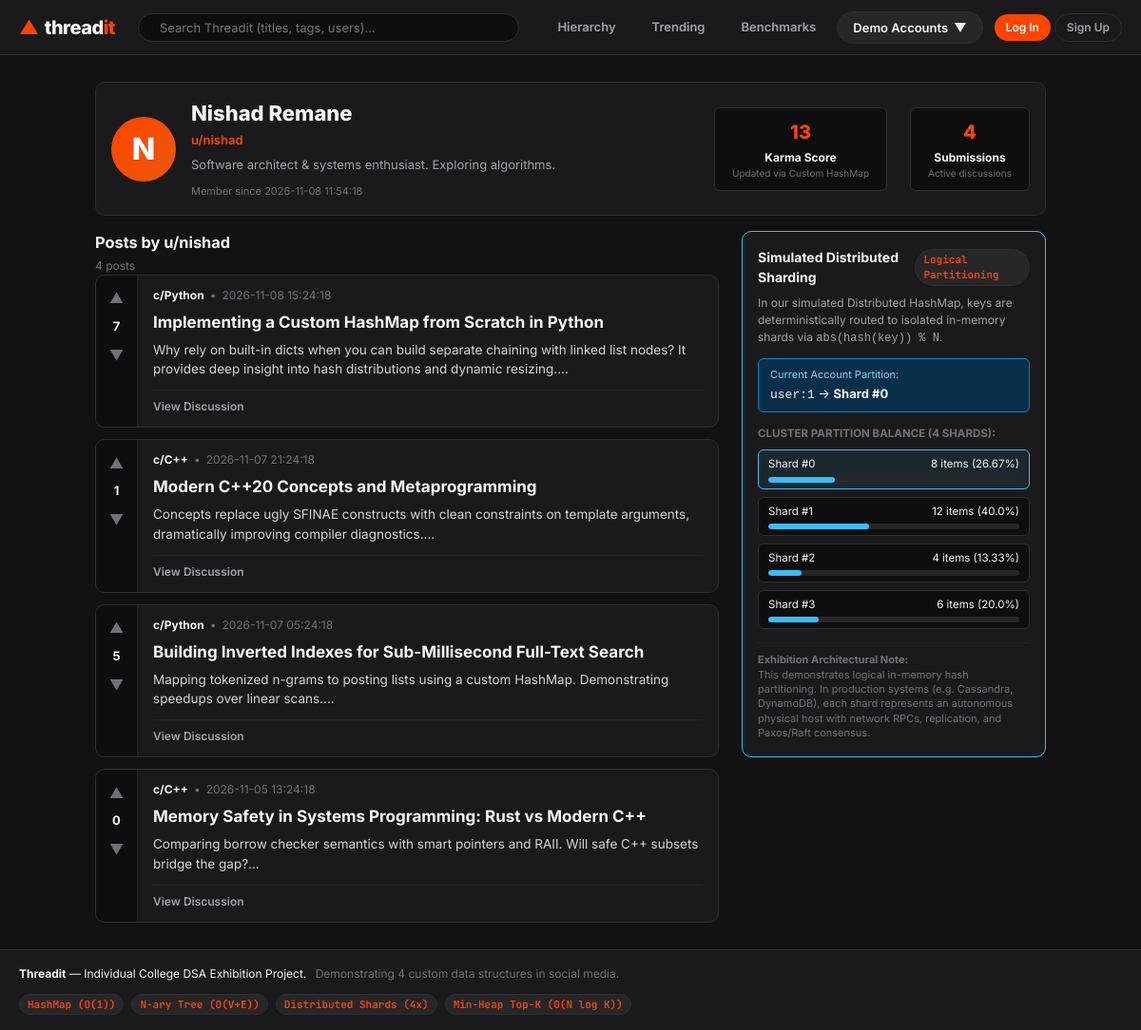
/u/nishad, run on the app's committed database.
### tables this page shows
CREATE TABLE users (
        id INTEGER PRIMARY KEY AUTOINCREMENT,
        username TEXT UNIQUE NOT NULL,
        display_name TEXT NOT NULL,
        password_hash TEXT NOT NULL,
        karma INTEGER DEFAULT 0,
        bio TEXT DEFAULT '',
        created_at TIMESTAMP DEFAULT CURRENT_TIMESTAMP
    );

CREATE TABLE posts (
        id INTEGER PRIMARY KEY AUTOINCREMENT,
        title TEXT NOT NULL,
        content TEXT NOT NULL,
        author_id INTEGER NOT NULL,
        community_id INTEGER NOT NULL,
        score INTEGER DEFAULT 0,
        upvotes INTEGER DEFAULT 0,
        downvotes INTEGER DEFAULT 0,
        created_at TIMESTAMP DEFAULT CURRENT_TIMESTAMP,
        updated_at TIMESTAMP DEFAULT CURRENT_TIMESTAMP,
        FOREIGN KEY (author_id) REFERENCES users (id) ON DELETE CASCADE,
        FOREIGN KEY (community_id) REFERENCES communities (id) ON DELETE CASCADE
    );

CREATE TABLE communities (
        id INTEGER PRIMARY KEY AUTOINCREMENT,
        name TEXT UNIQUE NOT NULL,
        slug TEXT UNIQUE NOT NULL,
        description TEXT DEFAULT '',
        parent_id INTEGER,
        created_at TIMESTAMP DEFAULT CURRENT_TIMESTAMP,
        FOREIGN KEY (parent_id) REFERENCES communities (id) ON DELETE SET NULL
    );

### app.py (the view)
@app.route("/u/<username>")
def view_profile(username):
    user = database.get_user_by_username(username.lower().strip(), DB_PATH)
    if not user:
        flash("User not found.", "danger")
        return redirect(url_for("index"))
    user_dict = dict(user)
    user_dict["karma"] = features.karma_manager.get_user_karma(user["id"])
    shard_id = features.karma_manager.distributed_store.get_shard_id(f"user:{user['id']}")
    conn = database.get_db_connection(DB_PATH)
    user_posts = conn.execute("""
        SELECT p.*, c.name as community_name, c.slug as community_slug,
               u.username as author_username, u.display_name as author_display_name
        FROM posts p
        JOIN communities c ON p.community_id = c.id
        JOIN users u ON p.author_id = u.id
        WHERE p.author_id = ?
        ORDER BY p.created_at DESC
    """, (user["id"],)).fetchall()
    conn.close()
    posts_list = [dict(p) for p in user_posts]
    current_uid = session.get("user_id")
    for p in posts_list:
        p["score"] = features.karma_manager.get_post_score(p["id"]) or p["score"]
        p["user_vote"] = features.karma_manager.get_user_vote(current_uid, p["id"]) if current_uid else 0
    sharding_stats = features.karma_manager.get_sharding_diagnostics(sample_user_id=user["id"])
    return render_template(
        "profile.html",
        profile_user=user_dict,
        user_shard_id=shard_id,
        posts=posts_list,
        sharding_stats=sharding_stats
    )

### app.py (called while the page is built, shortened)
@app.context_processor
def inject_global_data():
    current_user = None
    all_comms = database.get_all_communities(DB_PATH)
    return {
        "current_user": current_user,
        "demo_accounts": database.DEMO_ACCOUNTS,
        "global_communities": all_comms
    }

### database.py (called while the page is built)
def get_db_connection(db_path=None):
    path = db_path or DEFAULT_DB_PATH
    os.makedirs(os.path.dirname(path), exist_ok=True)
    conn = sqlite3.connect(path)
    conn.row_factory = sqlite3.Row
    conn.execute("PRAGMA foreign_keys = ON;")
    return conn

def get_user_by_username(username, db_path=None):
    conn = get_db_connection(db_path)
    user = conn.execute("SELECT * FROM users WHERE username = ?", (username,)).fetchone()
    conn.close()
    return user

def get_all_communities(db_path=None):
    conn = get_db_connection(db_path)
    comms = conn.execute("SELECT * FROM communities ORDER BY name ASC").fetchall()
    conn.close()
    return [dict(c) for c in comms]

### features.py (called while the page is built)
    def get_user_karma(self, user_id):
        return self.user_karma.get(user_id, 0)

    def get_post_score(self, post_id):
        return self.post_scores.get(post_id, 0)

    def get_sharding_diagnostics(self, sample_user_id=None, sample_post_id=None):
        stats = self.distributed_store.get_distribution_stats()
        samples = {}
        if sample_user_id is not None:
            samples[f"user:{sample_user_id}"] = self.distributed_store.get_shard_id(f"user:{sample_user_id}")
        if sample_post_id is not None:
            samples[f"post:{sample_post_id}"] = self.distributed_store.get_shard_id(f"post:{sample_post_id}")
        stats["sample_routing"] = samples
        return stats

### structures/distributed_hashmap.py (called while the page is built)
    def get_shard_id(self, key):
        return abs(hash(str(key))) % self.num_shards

    def length(self):
        return sum(shard.length() for shard in self.shards)

    def get_distribution_stats(self):
        total = self.length()
        stats = []
        for i, shard in enumerate(self.shards):
            count = shard.length()
            pct = (count / total * 100.0) if total > 0 else 0.0
            stats.append({
                "shard_id": i,
                "item_count": count,
                "percentage": round(pct, 2),
                "keys_sample": shard.keys()[:5]  # first few keys as preview
            })
        return {
            "total_shards": self.num_shards,
            "total_items": total,
            "shards": stats
        }

### structures/hashmap.py (called while the page is built)
    def _hash(self, key):
        return abs(hash(key)) % self.capacity

### templates/profile.html (shortened to what this page needs)
{% extends "base.html" %}
{% block content %}
<div class="container profile-page-container">
    <div class="card profile-header-card">
        <div class="profile-header-main">
            <div class="profile-avatar-large">
                {{ profile_user.display_name[0] }}
            </div>
            <div class="profile-user-info">
                <h1>{{ profile_user.display_name }}</h1>
                <span class="profile-username">u/{{ profile_user.username }}</span>
                {% if profile_user.bio %}
                    <p class="profile-bio">{{ profile_user.bio }}</p>
                {% endif %}
                <span class="profile-joined">Member since {{ profile_user.created_at }}</span>
            </div>
        </div>
        <div class="profile-stats-panel">
            <div class="profile-stat-box">
                <span class="stat-number">{{ profile_user.karma }}</span>
                <span class="stat-title">Karma Score</span>
                <span class="stat-sub">Updated via Custom HashMap</span>
            </div>
            <div class="profile-stat-box">
                <span class="stat-number">{{ posts|length }}</span>
                <span class="stat-title">Submissions</span>
                <span class="stat-sub">Active discussions</span>
            </div>
        </div>
    </div>
    <div class="layout-two-col">
        <div class="profile-posts-column">
            <div class="section-title-row">
                <h3>Posts by u/{{ profile_user.username }}</h3>
                <span class="post-count">{{ posts|length }} posts</span>
            </div>
            {% if posts %}
                <div class="posts-list">
                    {% for post in posts %}
                        <article class="post-card" id="post-{{ post.id }}">
                            <div class="vote-column">
                                <button class="vote-btn upvote {% if post.user_vote == 1 %}active{% endif %}"
                                        onclick="handleVote({{ post.id }}, 1)"
                                        {% if not current_user %}disabled{% endif %}>
                                    ▲
                                </button>
                                <span class="post-score" id="score-{{ post.id }}">{{ post.score }}</span>
                                <button class="vote-btn downvote {% if post.user_vote == -1 %}active{% endif %}"
                                        onclick="handleVote({{ post.id }}, -1)"
                                        {% if not current_user %}disabled{% endif %}>
                                    ▼
                                </button>
                            </div>
                            <div class="post-body">
                                <div class="post-meta">
                                    <a href="{{ url_for('view_community', slug=post.community_slug) }}" class="community-badge">
                                        c/{{ post.community_name }}
                                    </a>
                                    <span class="meta-dot">•</span>
                                    <span class="post-time">{{ post.created_at }}</span>
                                </div>
                                <h2 class="post-title">
                                    <a href="{{ url_for('view_post', post_id=post.id) }}">{{ post.title }}</a>
                                </h2>
                                <p class="post-snippet">{{ post.content[:200] }}...</p>
                                <div class="post-footer">
                                    <a href="{{ url_for('view_post', post_id=post.id) }}" class="footer-action">
                                         View Discussion
                                    </a>
                                </div>
                            </div>
                        </article>
                    {% endfor %}
                </div>
            {% else %}
                <div class="card empty-state">
                    <p>No posts published by this user yet.</p>
                </div>
            {% endif %}
        </div>
        <aside class="sidebar-column">
            <div class="card sharding-card">
                <div class="sharding-header">
                    <h4> Simulated Distributed Sharding</h4>
                    <span class="dsa-tag">Logical Partitioning</span>
                </div>
                <p class="sharding-desc">
                    In our simulated Distributed HashMap, keys are deterministically routed to isolated in-memory shards via <code>abs(hash(key)) % N</code>.
                </p>
                <div class="user-shard-assignment">
                    <span class="assignment-label">Current Account Partition:</span>
                    <div class="assignment-val">
                        <code>user:{{ profile_user.id }}</code> &rarr; <strong>Shard #{{ user_shard_id }}</strong>
                    </div>
                </div>
                <div class="shards-stats-list">
                    <span class="stats-heading">Cluster Partition Balance ({{ sharding_stats.total_shards }} Shards):</span>
                    {% for shard in sharding_stats.shards %}
                        <div class="shard-stat-row {% if shard.shard_id == user_shard_id %}active-shard{% endif %}">
                            <div class="shard-label-row">
                                <span class="shard-title">Shard #{{ shard.shard_id }}</span>
                                <span class="shard-count">{{ shard.item_count }} items ({{ shard.percentage }}%)</span>
                            </div>
                            <div class="shard-bar-bg">
                                <div class="shard-bar-fill" style="width: {{ shard.percentage }}%;"></div>
                            </div>
                        </div>
                    {% endfor %}
                </div>
                <div class="distributed-note">
                    <strong>Exhibition Architectural Note:</strong><br>
                    This demonstrates logical in-memory hash partitioning. In production systems (e.g. Cassandra, DynamoDB), each shard represents an autonomous physical host with network RPCs, replication, and Paxos/Raft consensus.
                </div>
            </div>
        </aside>
    </div>
</div>
{% endblock %}

### data on the page
users: display_name "N", display_name "Nishad Remane", username "nishad", bio "Software architect & systems enthusiast. Exploring algorithms.", created_at "2026-11-08 11:54:18", karma "13", id "1"
posts: score "7", community_name "Python", created_at "2026-11-08 15:24:18", title "Implementing a Custom HashMap from Scratch in Python", content "Why rely on built-in dicts when you can build separate chaining with linked list nodes? It provides deep insight into hash distributions and dynamic resizing."
posts: score "1", community_name "C++", created_at "2026-11-07 21:24:18", title "Modern C++20 Concepts and Metaprogramming", content "Concepts replace ugly SFINAE constructs with clean constraints on template arguments, dramatically improving compiler diagnostics."
posts: score "5", community_name "Python", created_at "2026-11-07 05:24:18", title "Building Inverted Indexes for Sub-Millisecond Full-Text Search", content "Mapping tokenized n-grams to posting lists using a custom HashMap. Demonstrating speedups over linear scans."
posts: score "0", community_name "C++", created_at "2026-11-05 13:24:18", title "Memory Safety in Systems Programming: Rust vs Modern C++", content "Comparing borrow checker semantics with smart pointers and RAII. Will safe C++ subsets bridge the gap?"

### other printed values
{{ posts|length }} "4"
{{ user_shard_id }} "0"
{{ sharding_stats.total_shards }} "4"
{{ shard.shard_id }} "0" "1" "2" "3"
{{ shard.item_count }} "8" "12" "4" "6"
{{ shard.percentage }} "26.67" "40.0" "13.33" "20.0"
